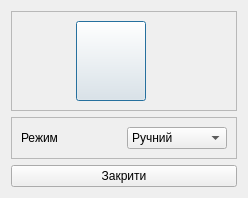
<?xml version="1.0" encoding="UTF-8"?>
<ui version="4.0">
 <class>dlgVbCtrl</class>
 <widget class="QDialog" name="dlgVbCtrl">
  <property name="geometry">
   <rect>
    <x>0</x>
    <y>0</y>
    <width>248</width>
    <height>190</height>
   </rect>
  </property>
  <property name="windowTitle">
   <string>Клапан продувки</string>
  </property>
  <layout class="QVBoxLayout" name="verticalLayout">
   <item>
    <widget class="QFrame" name="frame_2">
     <property name="frameShape">
      <enum>QFrame::StyledPanel</enum>
     </property>
     <property name="frameShadow">
      <enum>QFrame::Raised</enum>
     </property>
     <layout class="QHBoxLayout" name="horizontalLayout_2">
      <item>
       <spacer name="horizontalSpacer">
        <property name="orientation">
         <enum>Qt::Horizontal</enum>
        </property>
        <property name="sizeHint" stdset="0">
         <size>
          <width>59</width>
          <height>20</height>
         </size>
        </property>
       </spacer>
      </item>
      <item>
       <widget class="QPushButton" name="Q">
        <property name="sizePolicy">
         <sizepolicy hsizetype="Minimum" vsizetype="Minimum">
          <horstretch>0</horstretch>
          <verstretch>0</verstretch>
         </sizepolicy>
        </property>
        <property name="minimumSize">
         <size>
          <width>70</width>
          <height>80</height>
         </size>
        </property>
        <property name="text">
         <string/>
        </property>
        <property name="icon">
         <iconset resource="../../../lib/picture.qrc">
          <normaloff>:/butons/pict/klapan_diskrette_vert_off_na_25x46.png</normaloff>:/butons/pict/klapan_diskrette_vert_off_na_25x46.png</iconset>
        </property>
        <property name="iconSize">
         <size>
          <width>25</width>
          <height>46</height>
         </size>
        </property>
       </widget>
      </item>
      <item>
       <widget class="QCheckBox" name="I">
        <property name="styleSheet">
         <string notr="true">QCheckBox{
min-width: 21px;
min-height: 26px;
max-width: 21px;
max-height: 26px;
}
QCheckBox:checked
{
	image: url(:/butons/pict/bool_green_true_48x48.png);
}

QCheckBox:unchecked
{
	image: url(:/butons/pict/bool_green_false_48x48.png);
}

QCheckBox:indicator
{
	background: rgba(0, 0, 0, 0);
}
</string>
        </property>
        <property name="text">
         <string/>
        </property>
        <property name="checkable">
         <bool>true</bool>
        </property>
        <property name="checked">
         <bool>false</bool>
        </property>
       </widget>
      </item>
      <item>
       <spacer name="horizontalSpacer_2">
        <property name="orientation">
         <enum>Qt::Horizontal</enum>
        </property>
        <property name="sizeHint" stdset="0">
         <size>
          <width>58</width>
          <height>20</height>
         </size>
        </property>
       </spacer>
      </item>
     </layout>
    </widget>
   </item>
   <item>
    <widget class="QFrame" name="frame">
     <property name="sizePolicy">
      <sizepolicy hsizetype="Preferred" vsizetype="Fixed">
       <horstretch>0</horstretch>
       <verstretch>0</verstretch>
      </sizepolicy>
     </property>
     <property name="frameShape">
      <enum>QFrame::StyledPanel</enum>
     </property>
     <property name="frameShadow">
      <enum>QFrame::Raised</enum>
     </property>
     <layout class="QHBoxLayout" name="horizontalLayout">
      <item>
       <widget class="QLabel" name="label">
        <property name="text">
         <string>Режим</string>
        </property>
       </widget>
      </item>
      <item>
       <widget class="QComboBox" name="en_p">
        <item>
         <property name="text">
          <string>Ручний</string>
         </property>
        </item>
        <item>
         <property name="text">
          <string>Автомат</string>
         </property>
        </item>
       </widget>
      </item>
     </layout>
    </widget>
   </item>
   <item>
    <widget class="QPushButton" name="Exit">
     <property name="text">
      <string>Закрити</string>
     </property>
    </widget>
   </item>
  </layout>
 </widget>
 <resources>
  <include location="../../../lib/picture.qrc"/>
 </resources>
 <connections>
  <connection>
   <sender>Exit</sender>
   <signal>clicked()</signal>
   <receiver>dlgVbCtrl</receiver>
   <slot>accept()</slot>
   <hints>
    <hint type="sourcelabel">
     <x>123</x>
     <y>174</y>
    </hint>
    <hint type="destinationlabel">
     <x>123</x>
     <y>94</y>
    </hint>
   </hints>
  </connection>
 </connections>
</ui>
